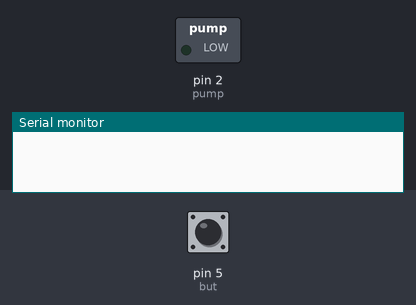
Recording of a sketch running on a simulated Arduino Uno, built with avr-gcc and run on an emulated ATmega328P. Shown: switched loads named in the sketch (green lamp = pin HIGH), the last lines printed to the serial monitor. Inputs (shaded band) come from the test bench; at power-on: pin 5 (but) HIGH.

Above: at 1.2 s.
1.3 s: pin 5 (but) pulled LOW for 0.15 s
At 1.37 s:
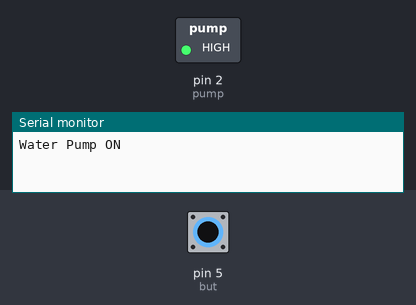
2.9 s: pin 5 (but) pulled LOW for 3.2 s
At 7.5 s:
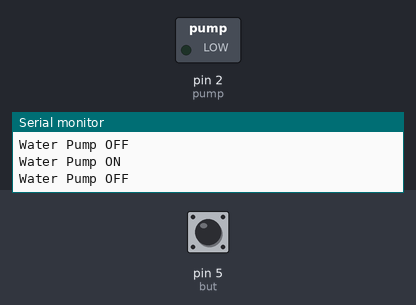
Timing chart, 0 to 9.0 s (numbered marks = the images above; inputs shaded):
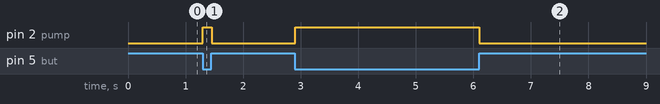

The sketch:

Water_Pump_Placitech_Example.ino
```cpp
/*  Author: PLACITECH. DIY and Funny videos!
 *
 *  Tiktok: @placitech
 *  Instagram: @placitech_
 *  YouTube: PLACITECH
 *
 *  Use this code to learn the basics of water pumps. In this example
 *  you'll control the water pump using an N-Channel MOSFET. To start
 *  the water flow, just press the button and the Arduino will close
 *  the circuit and turn ON the pump by sending a HIGH signal to the
 *  Gate of the transistor.
 *
 *  The microcontroller I used for this example is an Arduino Nano, but you
 *  can use any Micro that you have, like the Arduino UNO or MEGA.
 *
*/

const byte but = 5;
const byte pump = 2;


void setup() {
  Serial.begin(9600);
  pinMode(but, INPUT_PULLUP);
  pinMode(pump, OUTPUT);
  digitalWrite(pump, LOW);
}


void loop() {
  // Wait for button to be pressed
  while (digitalRead(but) == HIGH){
    delay(10);
  }

  // Turn ON the pump
  digitalWrite(pump, HIGH);
  Serial.println("Water Pump ON");
  Serial.println();

  // Wait for button to be released
  while (digitalRead(but) == LOW){
    delay(10);
  }

  // Turn OFF the pump
  digitalWrite(pump, LOW);
  Serial.println("Water Pump OFF");
  Serial.println();
}
```

Measured:
- after the input at 1.3 s, pin 2 (pump): LOW → HIGH at once, → LOW 0.15 s later
- after the input at 2.9 s, pin 2 (pump): LOW → HIGH at once, → LOW 3.2 s later
